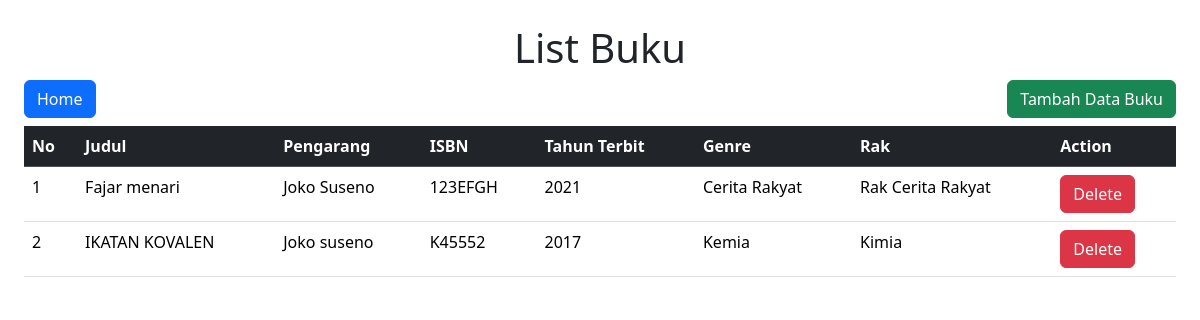
Screenshot of /book.php with the database file from the repository.
### tables this page shows
CREATE TABLE `books` (
  `id` int NOT NULL,
  `title` varchar(255) DEFAULT NULL,
  `author` varchar(255) DEFAULT NULL,
  `isbn` varchar(20) DEFAULT NULL,
  `year_published` year DEFAULT NULL,
  `genre` varchar(100) DEFAULT NULL,
  `rack_id` int DEFAULT NULL,
  `created_at` timestamp NULL DEFAULT CURRENT_TIMESTAMP,
  `updated_at` timestamp NULL DEFAULT CURRENT_TIMESTAMP ON UPDATE CURRENT_TIMESTAMP
);

CREATE TABLE `racks` (
  `id` int NOT NULL,
  `rack_name` varchar(100) DEFAULT NULL,
  `created_at` timestamp NULL DEFAULT CURRENT_TIMESTAMP,
  `updated_at` timestamp NULL DEFAULT CURRENT_TIMESTAMP ON UPDATE CURRENT_TIMESTAMP
);

### book.php (the view, shortened to what this page needs)
<?php
    require_once("config.php");
    $book_sql = "SELECT books.id as book_id, books.title, books.author, books.isbn, books.year_published, books.genre, racks.rack_name
    FROM books
    INNER JOIN racks ON books.rack_id = racks.id";
    $result = mysqli_query($koneksi, $book_sql);
?>
<!DOCTYPE html>
<html lang="en">
<head>
    <link href="https://cdn.jsdelivr.net/npm/bootstrap@5.3.3/dist/css/bootstrap.min.css" rel="stylesheet">
</head>
<body class="p-4">
    <h1 class="text-center">List Buku</h1>
    <div class="d-flex justify-content-between align-items-center">
        <a href="index.php" class="btn btn-primary">Home</a>
        <a href="add-book.php" class="btn btn-success">Tambah Data Buku</a>
    </div>
    <table class="table mt-2">
        <tr class="table-dark">
            <th>No</th>
            <th>Judul</th>
            <th>Pengarang</th>
            <th>ISBN</th>
            <th>Tahun Terbit</th>
            <th>Genre</th>
            <th>Rak</th>
            <th>Action</th>
        </tr>
        <?php
            $no = 1;
            while ($book = mysqli_fetch_array($result)) {
        ?>
        <tr>
            <td><?= $no ?></td>
            <td><?= $book['title'] ?></td>
            <td><?= $book['author'] ?></td>
            <td><?= $book['isbn'] ?></td>
            <td><?= $book['year_published'] ?></td>
            <td><?= $book['genre'] ?></td>
            <td><?= $book['rack_name'] ?></td>
            <td>
                <a href="delete-book.php?id=<?= $book['book_id'] ?>" class="btn btn-danger" onclick="return confirm('Yakin menghapus data?')">Delete</a>
            </td>
        </tr>
        <?php
            $no++;
            }
        ?>
    </table>
</body>
</html>

### rows the page displays
books: title "Fajar menari", author "Joko Suseno", isbn "123EFGH", year_published "2021", genre "Cerita Rakyat", rack.rack_name "Rak Cerita Rakyat"
books: title "IKATAN KOVALEN", author "Joko suseno", isbn "K45552", year_published "2017", genre "Kemia", rack.rack_name "Kimia"
